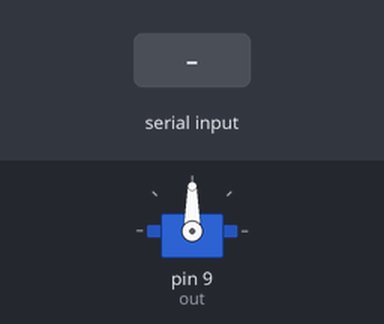
The sketch below on a simulated Arduino Uno, built with avr-gcc and run on an emulated ATmega328P. Parts: servo. Inputs (shaded band) come from the test bench.

Above: at 2.2 s.
2.3 s: "1" received over Serial
At 3.05 s:
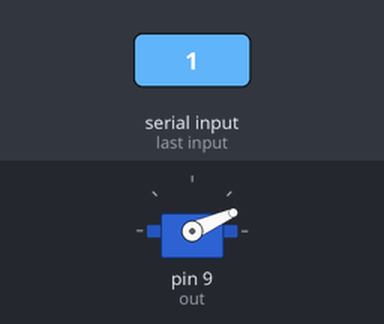
At 14.0 s:
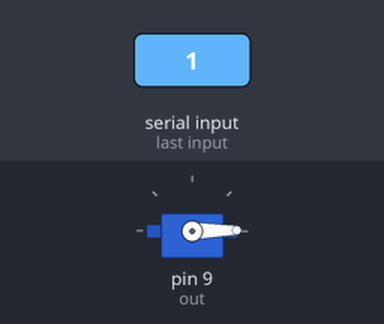
Timing chart, 0 to 14.3 s (numbered marks = the images above; inputs shaded):
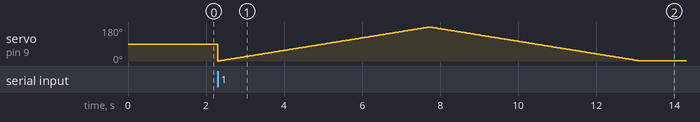

The sketch:

labtest.ino
```cpp
#include<Servo.h>
Servo s;
int out = 9;
//int in = 8;

void setup()
{
   Serial.begin(9600);
   pinMode(out,OUTPUT);
  // pinMode(in,INPUT);
   s.attach(out);
   delay(1000);
}

void loop()
{
   int i,j,state;
  if(Serial.available()>0)
 {
    state = Serial.read();
    if(state=='1')
    {
       for(j=0;j<180;j++)
    {
      s.write(j);
      delay(30);
    }
    for(i=180;i>0;i--)
    {
      s.write(i);
      delay(30);
    }
    }
    else if(state == '0')
    {
      while(state!='1')
      {
        s.write(0);
      }
    }
 }
}
```
